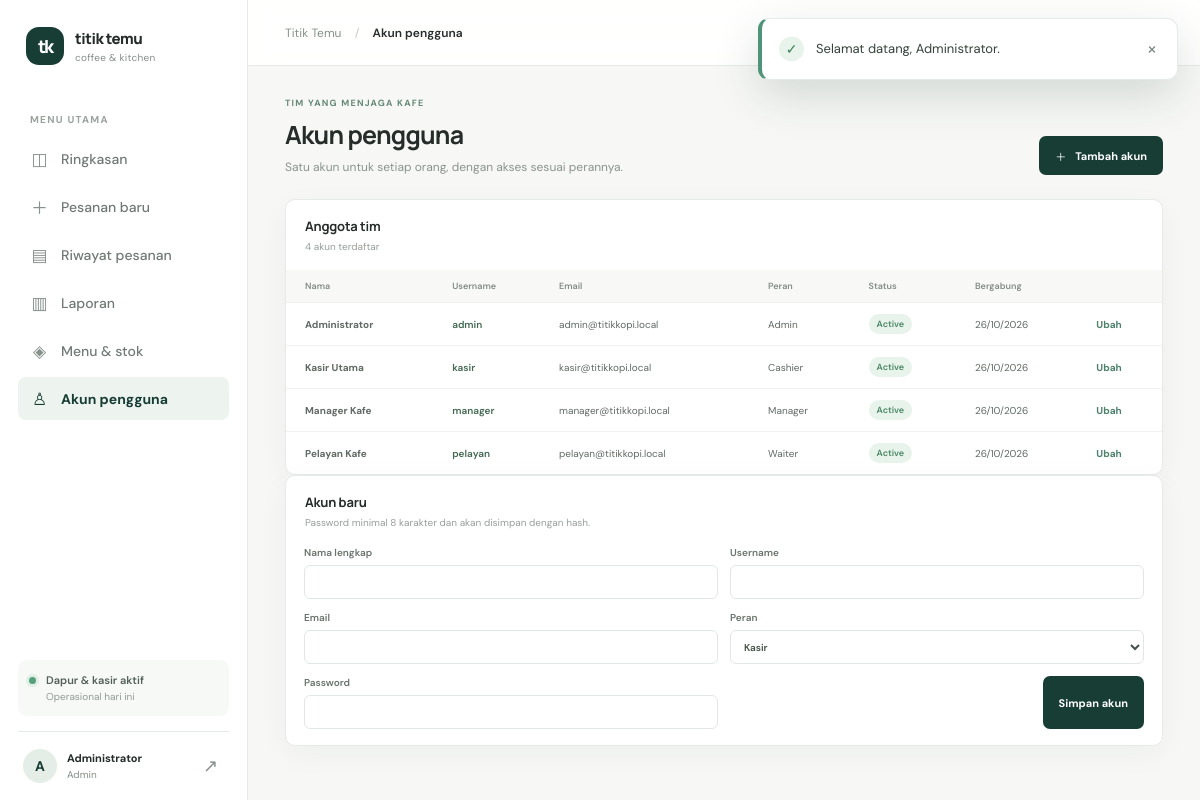
The app's page /?page=users (signed in) with its own data.
### tables this page shows
CREATE TABLE IF NOT EXISTS users (
  id BIGINT UNSIGNED AUTO_INCREMENT PRIMARY KEY,
  username VARCHAR(60) NOT NULL UNIQUE,
  email VARCHAR(190) NOT NULL UNIQUE,
  password_hash VARCHAR(255) NOT NULL,
  full_name VARCHAR(120) NOT NULL,
  role ENUM('admin','manager','cashier','waiter') NOT NULL DEFAULT 'cashier',
  status ENUM('active','inactive') NOT NULL DEFAULT 'active',
  created_at TIMESTAMP NOT NULL DEFAULT CURRENT_TIMESTAMP,
  updated_at TIMESTAMP NOT NULL DEFAULT CURRENT_TIMESTAMP ON UPDATE CURRENT_TIMESTAMP
);

### app/Presentation/Http/PosController.php (called while the page is built, shortened)
<?php
final class PosController
{
    public function dispatch(): void
    {
        $page=(string)($_GET['page']??(\current_user()?'dashboard':'login'));
        $flash=\take_flash();
        $data=$this->pageData($page);
        require dirname(__DIR__,2).'/views/layout.php';
    }
    private function pageData(string $page): array
    {
        $ownerId=\is_admin()?null:(int)\current_user()['id'];
        return match($page){
            'dashboard'=>$this->backOffice->dashboard($ownerId),
            'transaction'=>$this->backOffice->transactionCatalog(),
            'orders'=>['orders'=>$this->backOffice->orders($ownerId)],
            'receipt'=>$this->receiptPage((int)($_GET['id']??0),$ownerId),
            'reports'=>$this->backOffice->report($_GET),
            'products'=>$this->backOffice->productPage($_GET),
            'users'=>$this->backOffice->userPage($_GET),
            default=>[],
        };
    }
}

### public/index.php (called while the page is built, shortened)
<?php
require dirname(__DIR__) . '/app/bootstrap.php';
$controller->dispatch();

### app/Presentation/Support/helpers.php (called while the page is built, shortened)
<?php
function e(mixed $value): string { return htmlspecialchars((string) $value, ENT_QUOTES | ENT_SUBSTITUTE, 'UTF-8'); }
function url(string $page = 'dashboard', array $params = []): string { return '?' . http_build_query(['page' => $page] + $params); }
function take_flash(): ?array { $flash = $_SESSION['_flash'] ?? null; unset($_SESSION['_flash']); return $flash; }
function current_user(): ?array { return $_SESSION['user'] ?? null; }
function is_admin(): bool { return in_array(current_user()['role'] ?? '', ['admin', 'manager'], true); }
function date_id(string $date): string { return date('d/m/Y', strtotime($date)); }

### app/Infrastructure/Persistence/PdoBackOfficeRepository.php (called while the page is built, shortened)
<?php
final class PdoBackOfficeRepository implements BackOfficeRepository, AuthRepository
{
    public function users(): array { return $this->pdo->query('SELECT id,username,email,full_name,role,status,created_at FROM users ORDER BY full_name')->fetchAll(); }
    public function user(int $id): ?array { if($id<1)return null;$s=$this->pdo->prepare('SELECT id,username,email,full_name,role,status FROM users WHERE id=?');$s->execute([$id]);return $s->fetch()?:null; }
}

### app/Application/Services/BackOfficeService.php (called while the page is built, shortened)
<?php
final class BackOfficeService
{
    public function userPage(array $query): array
    {
        return ['users'=>$this->repository->users(),'edit'=>$this->repository->user((int) ($query['edit'] ?? 0))];
    }
}

### app/views/users.php (the view)
<div class="page-heading"><div><p class="eyebrow">TIM YANG MENJAGA KAFE</p><h1>Akun pengguna</h1><p class="page-subtitle">Satu akun untuk setiap orang, dengan akses sesuai perannya.</p></div><a class="button button-primary" href="<?=e(url('users'))?>#userForm">＋ <span>Tambah akun</span></a></div><section class="panel"><div class="panel-head"><div><h2>Anggota tim</h2><p><?=count($data['users'])?> akun terdaftar</p></div></div><div class="table-scroll"><table><thead><tr><th>Nama</th><th>Username</th><th>Email</th><th>Peran</th><th>Status</th><th>Bergabung</th><th></th></tr></thead><tbody><?php foreach($data['users'] as $u):?><tr><td><strong><?=e($u['full_name'])?></strong></td><td class="invoice-cell"><?=e($u['username'])?></td><td><?=e($u['email'])?></td><td><?=e(ucfirst($u['role']))?></td><td><span class="status <?=$u['status']==='active'?'status-completed':'status-cancelled'?>"><?=e(ucfirst($u['status']))?></span></td><td><?=e(date_id($u['created_at']))?></td><td><a class="row-link" href="<?=e(url('users',['edit'=>$u['id']]))?>#userForm">Ubah</a></td></tr><?php endforeach?></tbody></table></div></section><section class="panel user-editor" id="userForm"><div class="panel-head"><div><h2><?=$data['edit']?'Ubah akun':'Akun baru'?></h2><p>Password minimal 8 karakter dan akan disimpan dengan hash.</p></div></div><form method="post" class="form-grid"><input type="hidden" name="_token" value="<?=e(csrf_token())?>"><input type="hidden" name="action" value="save_user"><input type="hidden" name="id" value="<?=e($data['edit']['id']??0)?>"><label>Nama lengkap<input name="full_name" value="<?=e($data['edit']['full_name']??'')?>" required></label><label>Username<input name="username" value="<?=e($data['edit']['username']??'')?>" required></label><label>Email<input name="email" type="email" value="<?=e($data['edit']['email']??'')?>" required></label><label>Peran<select name="role"><?php foreach(['cashier'=>'Kasir','waiter'=>'Pelayan','manager'=>'Manager','admin'=>'Administrator'] as $role=>$label):?><option value="<?=$role?>" <?=($data['edit']['role']??'cashier')===$role?'selected':''?>><?=$label?></option><?php endforeach?></select></label><label>Password <?=$data['edit']?'<small>Opsional, kosongkan agar tidak berubah</small>':''?><input name="password" type="password" minlength="8" <?=$data['edit']?'':'required'?>></label><?php if($data['edit']):?><label class="check-line"><input type="checkbox" name="active" <?=$data['edit']['status']==='active'?'checked':''?>> Akun aktif</label><?php endif?><div class="form-actions"><button class="button button-primary"><?=$data['edit']?'Simpan perubahan':'Simpan akun'?></button></div></form></section>

### app/views/layout.php (shortened to what this page needs)
<?php
$title=['dashboard'=>'Ringkasan','transaction'=>'Pesanan baru','orders'=>'Riwayat pesanan','reports'=>'Laporan penjualan','products'=>'Menu & stok','users'=>'Akun pengguna','receipt'=>'Struk'][$page]??'Titik Temu Kopi';
$nav=[['dashboard','Ringkasan','◫'],['transaction','Pesanan baru','＋'],['orders','Riwayat pesanan','▤']];if(is_admin())array_push($nav,['reports','Laporan','▥'],['products','Menu & stok','◈'],['users','Akun pengguna','♙']);
?><!doctype html><html lang="id"><head><link rel="stylesheet" href="assets/app.css"></head><body>
<aside class="sidebar"><a class="brand" href="<?=e(url('dashboard'))?>"><span class="brand-mark">tk</span><span><strong>titik temu</strong><small>coffee & kitchen</small></span></a><div class="side-caption">MENU UTAMA</div><nav class="side-nav"><?php foreach($nav as [$key,$label,$icon]):?><a class="side-link <?=$page===$key?'active':''?>" href="<?=e(url($key))?>"><span class="nav-icon"><?=$icon?></span><?=$label?></a><?php endforeach?></nav><div class="sidebar-note"><span class="dot"></span><span>Dapur & kasir aktif<small>Operasional hari ini</small></span></div><div class="profile"><div class="avatar"><?=e(mb_strtoupper(mb_substr(current_user()['name'],0,1)))?></div><div class="profile-name"><strong><?=e(current_user()['name'])?></strong><small><?=e(ucfirst(current_user()['role']))?></small></div><form method="post"><input type="hidden" name="_token" value="<?=e(csrf_token())?>"><button class="icon-button" name="action" value="logout" title="Keluar" aria-label="Keluar">↗</button></form></div></aside>
<main class="main"><header class="topbar"><button class="mobile-menu" id="menuToggle" aria-label="Buka menu">☰</button><div class="crumb">Titik Temu <span>/</span> <strong><?=e($title)?></strong></div><div class="top-right"><span class="today"><?=e(date('l, d F Y'))?></span><span class="live-pill"><i></i> Buka</span></div></header><div class="content"><?php if($flash):?><div class="flash <?=$flash['type']==='error'?'flash-error':'flash-success'?>" role="status"><?=e($flash['message'])?><button onclick="this.parentElement.remove()" aria-label="Tutup">×</button></div><?php endif?><?php require __DIR__ . '/' . $page . '.php'; ?></div></main><script src="assets/app.js"></script></body></html>

### records on screen
users: full_name "A", full_name "Administrator", role "Admin", username "admin", email "admin@titikkopi.local", status "Active", created_at "26/10/2026"
users: full_name "Kasir Utama", username "kasir", email "kasir@titikkopi.local", role "Cashier", status "Active", created_at "26/10/2026"
users: full_name "Manager Kafe", username "manager", email "manager@titikkopi.local", role "Manager", status "Active", created_at "26/10/2026"
users: full_name "Pelayan Kafe", username "pelayan", email "pelayan@titikkopi.local", role "Waiter", status "Active", created_at "26/10/2026"

### other values on screen
$icon "◫"
$label "Ringkasan"
$icon "＋"
$label "Pesanan baru"
$icon "▤"
$label "Riwayat pesanan"
$icon "▥"
$label "Laporan"
$icon "◈"
$label "Menu & stok"
$icon "♙"
$label "Akun pengguna"
$title "Akun pengguna"
$flash['message'] "Selamat datang, Administrator."
count($data['users']) "4"
